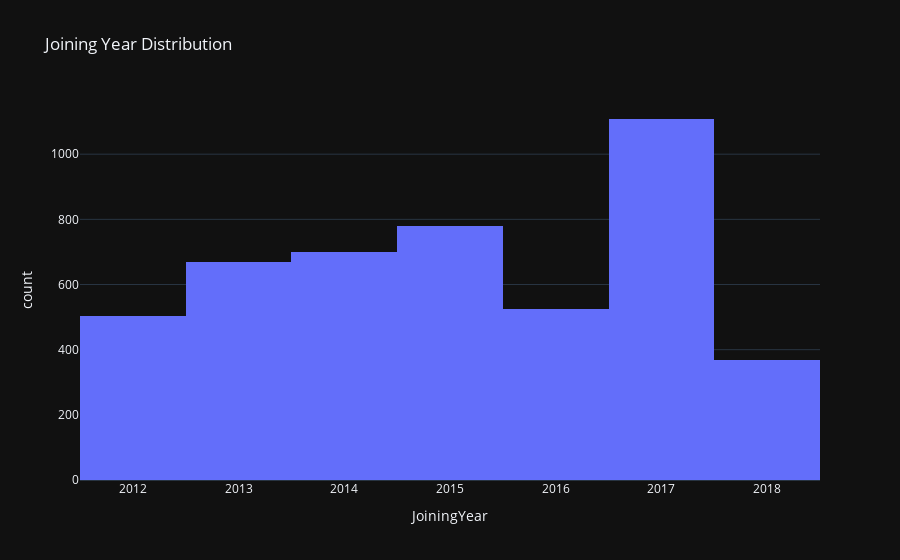

Notebook code cell kept with this figure:
### Markdown cell above
Memvisualisasikan ke bentuk histogram

### Code cell
fig2 = px.histogram(data_employee , x='JoiningYear' , title='Joining Year Distribution')
fig2.show()

for i in  range(2):
    print("whwhw")

### Figure 1 — Plotly figure (JSON) as saved in the notebook; plotly's stock layout.template omitted (floating-point values rounded to 4 significant figures; data arrays with more than 128 entries replaced by an {"elided": "..."} marker saying what was removed)
{"data": [{"alignmentgroup": "True", "bingroup": "x", "hovertemplate": "JoiningYear=%{x}<br>count=%{y}<extra></extra>", "legendgroup": "", "marker": {"color": "#636efa", "pattern": {"shape": ""}}, "name": "", "offsetgroup": "", "orientation": "v", "showlegend": false, "type": "histogram", "x": {"elided": "4653 int values"}, "xaxis": "x", "yaxis": "y"}], "layout": {"barmode": "relative", "legend": {"tracegroupgap": 0}, "title": {"text": "Joining Year Distribution"}, "xaxis": {"anchor": "y", "domain": [0, 1], "title": {"text": "JoiningYear"}}, "yaxis": {"anchor": "x", "domain": [0, 1], "title": {"text": "count"}}}}
